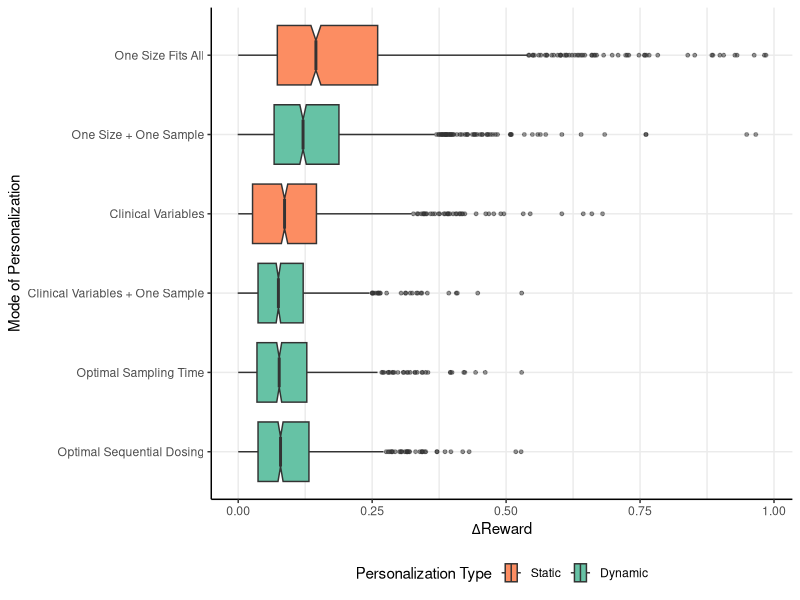
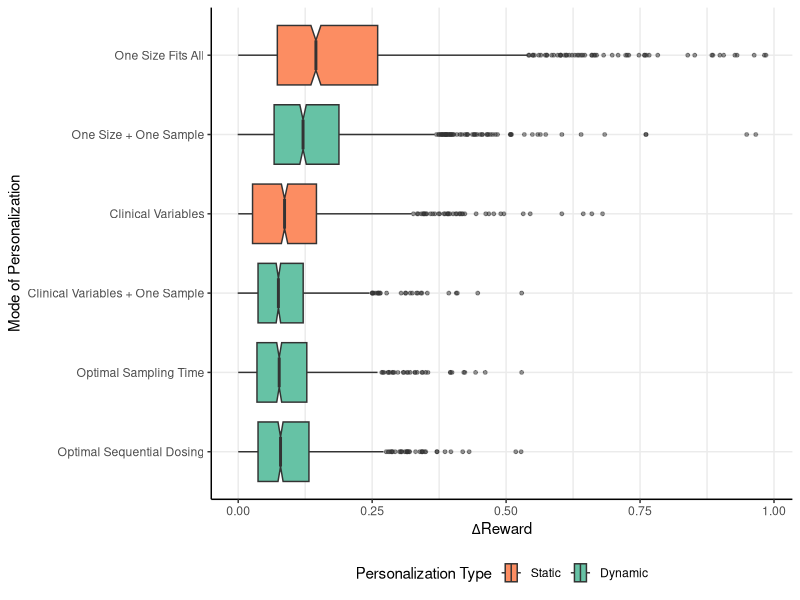

Source code (R) for these figures, in order:
library(tidyverse)
theme_set(theme_classic())

d = read_csv('../../data/generated_data/simulation_results.csv')

method_order = c('No Covariate Model','No Covariate Model + 1 Sample', 'Covarite Model', 'Covarite Model + 1 Sample','Optimal Sampling Time', 'Q Learning')
method_rename = c('One Size Fits All','One Size + One Sample', 'Clinical Variables', 'Clinical Variables + One Sample','Optimal Sampling Time', 'Optimal Sequential Dosing')
method_order = factor(method_order, levels = method_order, ordered = T)
method_rename = factor(method_rename, levels = method_rename, ordered = T)

type = c('Static','Dynamic','Static', 'Dynamic','Dynamic','Dynamic')

methods = tibble(Method = method_order, type, method_rename)
d$Method = factor(d$Method, levels = method_order, ordered = T)

d = d %>% 
  left_join(methods)


d %>% 
  ggplot(aes(delta, fct_rev(method_rename)))+
  geom_boxplot(aes(fill = fct_rev(type)), notch = T, outlier.size = 1, outlier.alpha = 0.5)+
  labs(x = expression(paste(Delta,'Reward')),
       y = 'Mode of Personalization',
       fill = 'Personalization Type')+
  theme(
    panel.grid.major = element_line(),
    panel.grid.minor = element_line(),
    legend.position = 'bottom'
  )+
  scale_fill_brewer(palette = 'Set2', direction = -1)

  ggsave('models_of_personalization_differences.png', height = 9, width = 16, units = 'cm', dpi = 480)
  